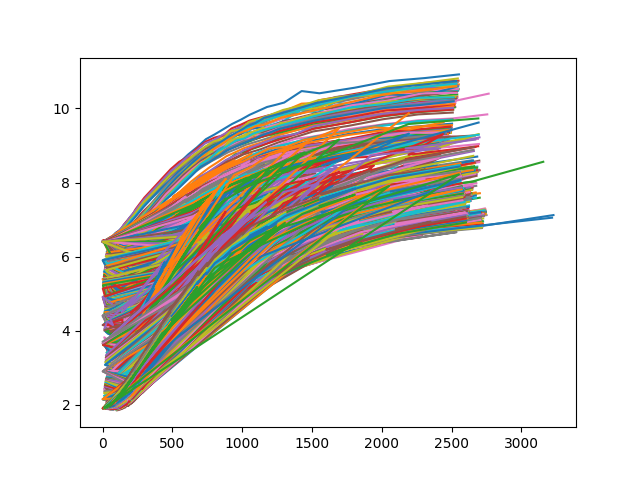

Here is the Python script that generated this plot:
import matplotlib.pyplot as plt

from term_structure import SpotRate, TermStructure


def main():

    spot_s = SpotRate(spot_rate_path='../../../databases/di_anual.csv')()
    term_df = TermStructure(term_structure_path='../../../databases/economatica.xlsx',
                            spot_rate_index=spot_s.index)()

    for index, row in term_df.iterrows():
        row = row.dropna()
        plt.plot(row)
    plt.savefig('future.png')
    plt.clf()


if __name__ == '__main__':
    main()
